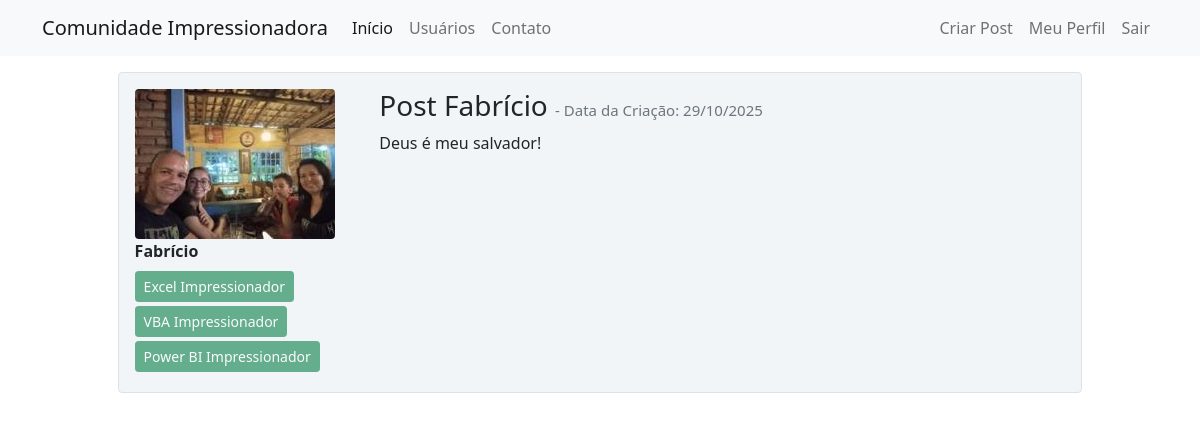
The app's page /post/8 (signed in) with its own data.
### comunidadeimpressionadora/models.py (models this page shows, shortened)
class Usuario(database.Model, UserMixin): # irá herdar todas as informações do database.Model (inclusive o init)
    id= database.Column ('id', database.Integer, primary_key=True) # o id será um valor único e servirá como chave primária.
    username= database.Column ('username', database.String, nullable=False) #nullable=False-deverá ter um nome preenchido
    email= database.Column ('email', database.String, nullable=False, unique=True) #unique=True-o email não pode repetir
    senha = database.Column ('senha', database.String,nullable=False)
    foto_perfil= database.Column ('foto_perfil', database.String, default='default.jpg')#default='default.jpg'- será um formato fixo de imagem, no caso jpg
    posts= database.relationship('Post', backref='autor', lazy=True)# nome do post(autor), passa todas a informações do autor(lazy=True)
    cursos= database.Column('cursos', database.String, nullable=False, default='Não Informado')# default='Não Informado'-será o valor padrão antes de ser digitado algo

class Post(database.Model):
    id= database.Column ('id', database.Integer, primary_key=True)
    titulo= database.Column ('titulo', database.String, nullable=False)
    corpo= database.Column ('corpo', database.Text, nullable=False)
    data_criacao= database.Column ('data_criacao',database.DateTime,nullable=False,default=datetime.utcnow)
    id_usuario = database.Column('id_usuario', database.Integer, database.ForeignKey('usuario.id'), nullable=False)

### comunidadeimpressionadora/routes.py (the view)
@app.route('/post/<post_id>', methods=['GET', 'POST'])
@login_required
def exibir_post(post_id):
    post = Post.query.get(post_id)
    if current_user == post.autor: # se o usuário atual é o autor do post
        form_editarpost = FormCriarPost()
        if request.method == 'GET': # se estiver carregando a página
            form_editarpost.titulo.data = post.titulo
            form_editarpost.corpo.data = post.corpo
        elif form_editarpost.validate_on_submit():#Essa condição só será verdadeira se o usuário clicou no botão de
            post.titulo = form_editarpost.titulo.data # pega o texto digitado no campo "título".
            post.corpo = form_editarpost.corpo.data
            database.session.commit() # como o post já existe pode dar o commit direto
            flash('Post Atualizado com Sucesso!', 'alert-success')
            return redirect(url_for('home'))
    else:
        form_editarpost = None
    return render_template('post.html', post=post, form_editarpost=form_editarpost)

### comunidadeimpressionadora/models.py (called while the page is built)
@login_manager.user_loader
def load_usuario(id_usuario):
    return Usuario.query.get(int(id_usuario)) # como o id_usuario é a chave primaria, pode usar o get direto para

### comunidadeimpressionadora/templates/post.html (shortened to what this page needs)
{% extends 'base.html' %}
{% block content %}
   <div class="container-fluid mt-3">
    <div class="mx-auto" style="width: 80%;">
        <div class="row border rounded mb-4 p-3 align-items-start meupost">
            <div class="col-md-3 d-flex flex-column align-items-start ps-0">
                <div class="image pe-2">
                    <img src="{{ url_for('static', filename='fotos_perfil/{}'.format(post.autor.foto_perfil)) }}" class="rounded" width="200">
                </div>
                <strong>{{ post.autor.username }}</strong>
                <div class="d-flex flex-wrap mt-2">
                    {% for curso in post.autor.cursos.split(';') %}
                        <button type="button" class="btn btn-success btn-sm me-1 mb-1" disabled>{{ curso }}</button>
                    {% endfor %}
                </div>
            </div>
            <div class="col-md-9">
                <h3 class="mb-1">
                    {{ post.titulo }}
                    <small class="text-muted" style="font-size:15px">
                        - Data da Criação: {{ post.data_criacao.strftime('%d/%m/%Y') }}
                    </small>
                </h3>
                <p class="mt-2">{{ post.corpo }}</p>
            </div>
        </div>
{% endblock %}

### comunidadeimpressionadora/static/main.css (style rules this page uses)
.meupost { background: #f2f5f8 !important; }

### records on screen
Usuario: foto_perfil (picture), autor.username "Fabrício"
Post: titulo "Post Fabrício", data_criacao "29/10/2025", corpo "Deus é meu salvador!"

### other values on screen
{{ curso }} "Excel Impressionador" "VBA Impressionador" "Power BI Impressionador"
